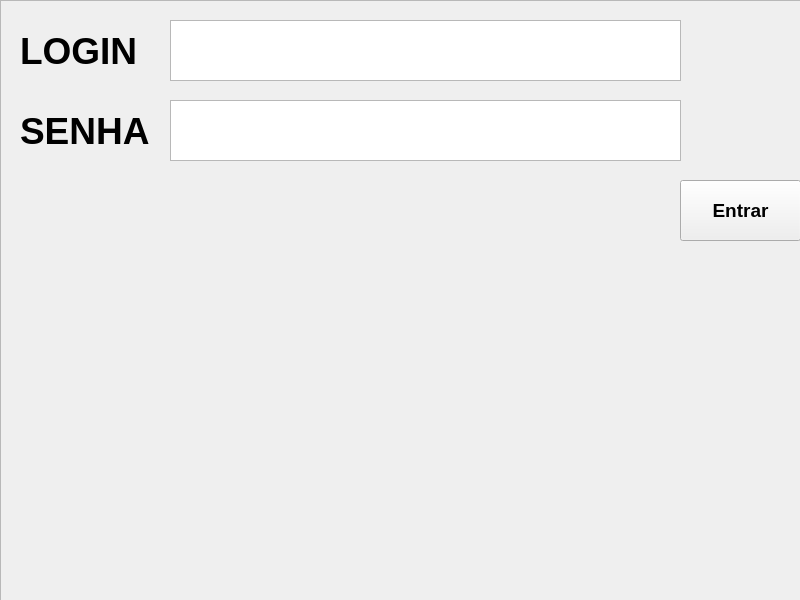
<?xml version="1.0" encoding="UTF-8"?>
<ui version="4.0">
 <class>janelaPrincipal</class>
 <widget class="QMainWindow" name="janelaPrincipal">
  <property name="geometry">
   <rect>
    <x>0</x>
    <y>0</y>
    <width>800</width>
    <height>600</height>
   </rect>
  </property>
  <property name="windowTitle">
   <string>Sistema De Debitos</string>
  </property>
  <widget class="QWidget" name="centralwidget">
   <widget class="QFrame" name="login">
    <property name="geometry">
     <rect>
      <x>0</x>
      <y>0</y>
      <width>801</width>
      <height>601</height>
     </rect>
    </property>
    <property name="frameShape">
     <enum>QFrame::StyledPanel</enum>
    </property>
    <property name="frameShadow">
     <enum>QFrame::Raised</enum>
    </property>
    <widget class="QPushButton" name="botaoEntrar">
     <property name="geometry">
      <rect>
       <x>680</x>
       <y>180</y>
       <width>121</width>
       <height>61</height>
      </rect>
     </property>
     <property name="font">
      <font>
       <pointsize>14</pointsize>
       <weight>75</weight>
       <bold>true</bold>
      </font>
     </property>
     <property name="text">
      <string>Entrar</string>
     </property>
    </widget>
    <widget class="QLabel" name="labelErro">
     <property name="geometry">
      <rect>
       <x>40</x>
       <y>280</y>
       <width>741</width>
       <height>271</height>
      </rect>
     </property>
     <property name="font">
      <font>
       <pointsize>28</pointsize>
       <weight>75</weight>
       <bold>true</bold>
      </font>
     </property>
     <property name="text">
      <string/>
     </property>
    </widget>
    <widget class="QTextEdit" name="entradaNome">
     <property name="geometry">
      <rect>
       <x>170</x>
       <y>20</y>
       <width>511</width>
       <height>61</height>
      </rect>
     </property>
     <property name="font">
      <font>
       <pointsize>28</pointsize>
       <weight>75</weight>
       <bold>true</bold>
      </font>
     </property>
     <property name="html">
      <string>&lt;!DOCTYPE HTML PUBLIC &quot;-//W3C//DTD HTML 4.0//EN&quot; &quot;http://www.w3.org/TR/REC-html40/strict.dtd&quot;&gt;
&lt;html&gt;&lt;head&gt;&lt;meta name=&quot;qrichtext&quot; content=&quot;1&quot; /&gt;&lt;style type=&quot;text/css&quot;&gt;
p, li { white-space: pre-wrap; }
&lt;/style&gt;&lt;/head&gt;&lt;body style=&quot; font-family:'MS Shell Dlg 2'; font-size:28pt; font-weight:600; font-style:normal;&quot;&gt;
&lt;p style=&quot;-qt-paragraph-type:empty; margin-top:0px; margin-bottom:0px; margin-left:0px; margin-right:0px; -qt-block-indent:0; text-indent:0px;&quot;&gt;&lt;br /&gt;&lt;/p&gt;&lt;/body&gt;&lt;/html&gt;</string>
     </property>
    </widget>
    <widget class="QTextEdit" name="entradaSenha">
     <property name="geometry">
      <rect>
       <x>170</x>
       <y>100</y>
       <width>511</width>
       <height>61</height>
      </rect>
     </property>
     <property name="font">
      <font>
       <pointsize>28</pointsize>
       <weight>75</weight>
       <bold>true</bold>
      </font>
     </property>
     <property name="html">
      <string>&lt;!DOCTYPE HTML PUBLIC &quot;-//W3C//DTD HTML 4.0//EN&quot; &quot;http://www.w3.org/TR/REC-html40/strict.dtd&quot;&gt;
&lt;html&gt;&lt;head&gt;&lt;meta name=&quot;qrichtext&quot; content=&quot;1&quot; /&gt;&lt;style type=&quot;text/css&quot;&gt;
p, li { white-space: pre-wrap; }
&lt;/style&gt;&lt;/head&gt;&lt;body style=&quot; font-family:'MS Shell Dlg 2'; font-size:28pt; font-weight:600; font-style:normal;&quot;&gt;
&lt;p style=&quot;-qt-paragraph-type:empty; margin-top:0px; margin-bottom:0px; margin-left:0px; margin-right:0px; -qt-block-indent:0; text-indent:0px;&quot;&gt;&lt;br /&gt;&lt;/p&gt;&lt;/body&gt;&lt;/html&gt;</string>
     </property>
    </widget>
    <widget class="QLabel" name="labelNome">
     <property name="geometry">
      <rect>
       <x>20</x>
       <y>20</y>
       <width>131</width>
       <height>61</height>
      </rect>
     </property>
     <property name="font">
      <font>
       <pointsize>28</pointsize>
       <weight>75</weight>
       <bold>true</bold>
      </font>
     </property>
     <property name="text">
      <string>LOGIN</string>
     </property>
    </widget>
    <widget class="QLabel" name="labelSenha">
     <property name="geometry">
      <rect>
       <x>20</x>
       <y>100</y>
       <width>141</width>
       <height>61</height>
      </rect>
     </property>
     <property name="font">
      <font>
       <pointsize>28</pointsize>
       <weight>75</weight>
       <bold>true</bold>
      </font>
     </property>
     <property name="text">
      <string>SENHA</string>
     </property>
    </widget>
   </widget>
  </widget>
 </widget>
 <resources/>
 <connections/>
</ui>
